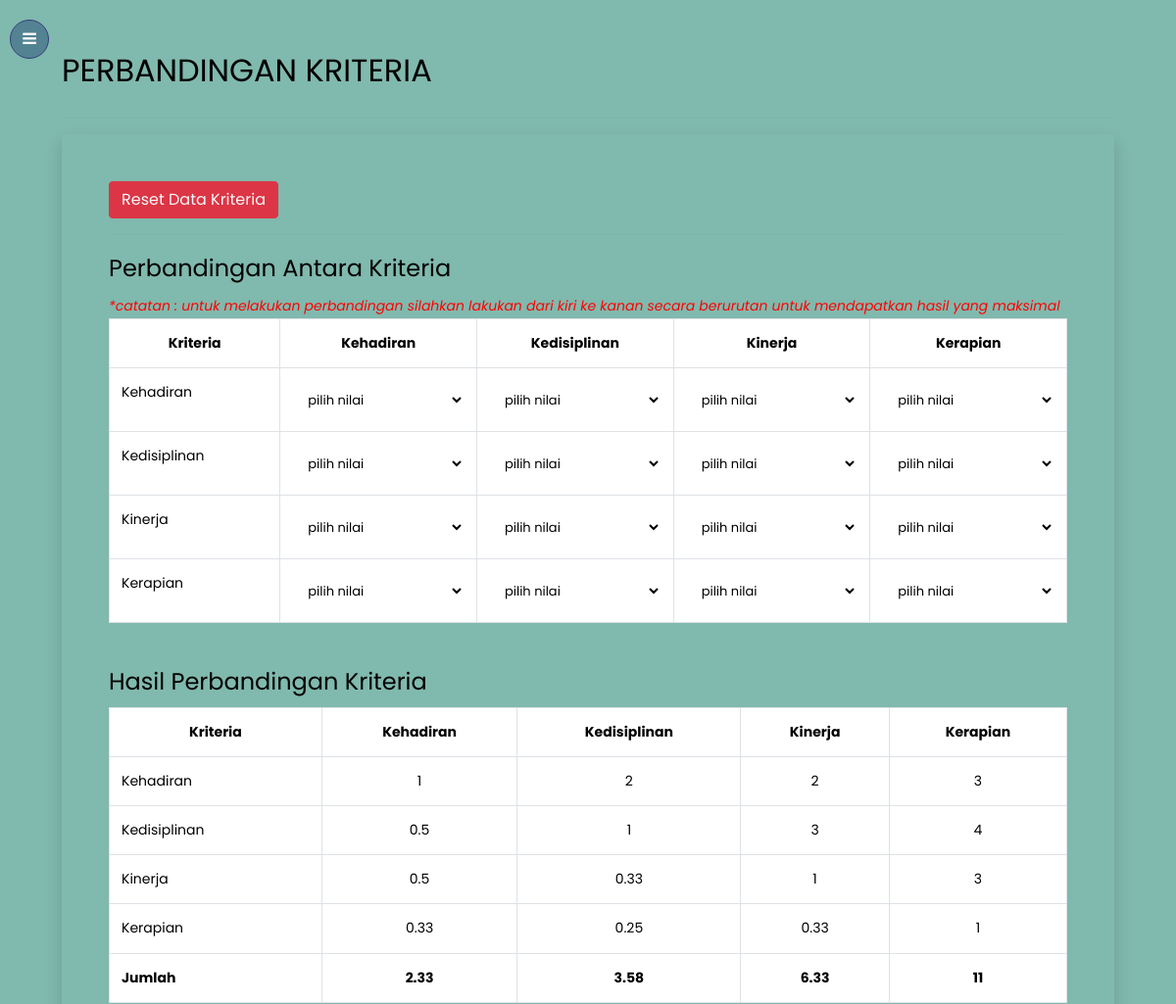
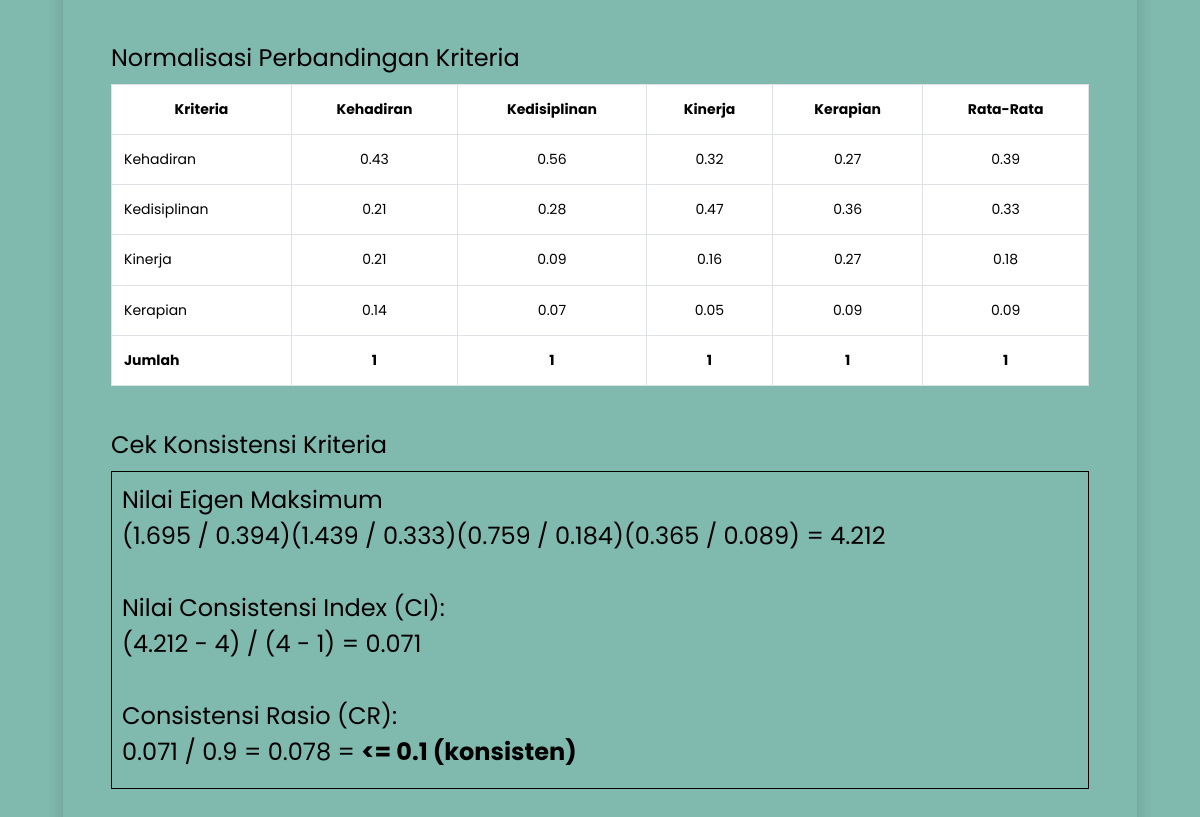
The page /admin/analisa-kriteria.php (signed in) on the database its author committed (2 pictures, top to bottom).
### tables this page shows
CREATE TABLE `tbl_kriteria` (
  `id_kriteria` int(11) NOT NULL,
  `nama_kriteria` varchar(50) NOT NULL,
  `total_kriteria` double NOT NULL,
  `bobot_kriteria` double NOT NULL,
  `matriks_kriteria` double NOT NULL
);

CREATE TABLE `tbl_analisa_kriteria` (
  `id_analisa` int(11) NOT NULL,
  `id_kriteria_pertama` int(11) NOT NULL,
  `nilai` double NOT NULL,
  `id_kriteria_kedua` int(11) NOT NULL
);

### admin/analisa-kriteria.php (the view, shortened to what this page needs)
<?php
include"header.php";
?>
<h2 class="mb-4">PERBANDINGAN KRITERIA</h2>
<hr>
        <div class="shadow p-5">
            <a onclick="if(confirm('Data akan terhapus secara menyeluruh !!!')){ location.href='analisa-kriteria.php?aksi=resetdata'}"
            class="btn btn-danger text-light">Reset Data Kriteria</a>
            <hr>
            <h4>Perbandingan Antara Kriteria</h4>
            <i style="color:red;">*catatan : untuk melakukan perbandingan silahkan lakukan dari kiri ke kanan secara berurutan untuk
            mendapatkan hasil yang maksimal</i>
            <table class="table table-bordered">
                <tr>
                    <th class="text-center">Kriteria</th>
                    <?php
                    $data = mysqli_query($conn,"SELECT * FROM tbl_kriteria ORDER BY id_kriteria");
                    while ($a=mysqli_fetch_array($data)) {
                        echo "<th class='text-center'>$a[nama_kriteria]</th>";
                    }
                    ?>
                </tr>
                <?php
                $query = mysqli_query($conn,"SELECT * FROM tbl_kriteria ORDER BY id_kriteria");
                while ($a=mysqli_fetch_array($query)) {
                    $nama = $a['nama_kriteria'];
                    echo "
                        <tr>
                        <td>$nama</td>
                    ";
                 $data = mysqli_query($conn,"SELECT * FROM tbl_kriteria ORDER BY id_kriteria");
                 while ($b=mysqli_fetch_array($data)) {
                    $id_kriteria=$b['id_kriteria']; ?>
                    <td class="text-center">
                        <form action="analisa-kriteria.php?aksi=simpan" method="post">
                            <select name="nilai" class="form-control" type="submit" onchange="this.form.submit()">
                                <option>pilih nilai</option>
                                <?php
                                $nilai = mysqli_query($conn, "SELECT * FROM tbl_nilai ORDER BY id_nilai");
                                while ($n=mysqli_fetch_array($nilai)) {
                                    echo "<option value='$n[nilai]'>$n[nilai]</option>";
                                }
                                ?>
                            </select>
                        </form>
                    </td>
                <?php } echo "</tr>"; }  ?>
            </table>
            <br>
            <h4>Hasil Perbandingan Kriteria</h4>
            <table class="table table-bordered">
                 <tr>
                    <th class="text-center">Kriteria</th>
                    <?php
                    $data = mysqli_query($conn,"SELECT * FROM tbl_kriteria ORDER BY id_kriteria");
                    while ($a=mysqli_fetch_array($data)) {
                        echo "<th class='text-center'>$a[nama_kriteria]</th>";
                    }
                    ?>
                </tr>
                    <?php
                    $data = mysqli_query($conn,"SELECT * FROM tbl_kriteria ORDER BY id_kriteria");
                    while ($a=mysqli_fetch_array($data)) {
                        $kode = $a['id_kriteria'];
                        $nama = $a['nama_kriteria'];
                        echo "
                            <tr>
                            <td>$nama</td>
                        ";
                        $query = mysqli_query($conn,"SELECT nilai as sub FROM tbl_analisa_kriteria WHERE id_kriteria_pertama='$kode' ORDER BY id_analisa");
                        while ($q=mysqli_fetch_array($query)) {
                            echo "<td class='text-center'>".round($q['sub'],2)."</td>";
                        }
                        ?>
                </tr>
                <?php } ?>
                <tr>
                    <td colspan="1"><b>Jumlah</b></td>
                    <?php
                    $data = mysqli_query($conn,"SELECT * FROM tbl_kriteria ORDER BY id_kriteria");
                    while ($a=mysqli_fetch_array($data)) {
                        $query = mysqli_query($conn,"SELECT sum(nilai) as sum_nilai FROM tbl_analisa_kriteria WHERE id_kriteria_kedua='$a[id_kriteria]'");
                        while ($q=mysqli_fetch_array($query)) {
                            $sum_nilai = $q['sum_nilai'];
                            echo "<td class='text-center'><b>".round($sum_nilai,2)."</b></td>";
                            mysqli_query($conn,"UPDATE tbl_kriteria set total_kriteria='$sum_nilai' WHERE id_kriteria='$a[id_kriteria]'");
                        }
                        ?>
                <?php } ?>
                </tr>
            </table>
            <br>
            <h4>Normalisasi Perbandingan Kriteria</h4>
            <table class="table table-bordered">
                 <tr>
                    <th class="text-center">Kriteria</th>
                    <?php
                    $data = mysqli_query($conn,"SELECT * FROM tbl_kriteria ORDER BY id_kriteria");
                    while ($a=mysqli_fetch_array($data)) {
                        echo "<th class='text-center'>$a[nama_kriteria]</th>";
                    }
                    ?>
                    <th class="text-center">Rata-Rata</th>
                </tr>
                    <?php
                    $data = mysqli_query($conn,"SELECT * FROM tbl_kriteria ORDER BY id_kriteria");
                    while ($a=mysqli_fetch_array($data)) {
                        $n = mysqli_num_rows($data);
                        $sum_nm=0.0;
                        $kode = $a['id_kriteria'];
                        $nama = $a['nama_kriteria'];
                        echo "
                            <tr>
                            <td>$nama</td>
                        ";
                        $query = mysqli_query($conn,"SELECT nilai as sub, id_kriteria_kedua as id_kriteria FROM tbl_analisa_kriteria WHERE id_kriteria_pertama='$kode' ORDER BY id_analisa");
                        while ($q=mysqli_fetch_array($query)) {
                            $nilai_sub = $q['sub'];
                            $dat = mysqli_query($conn,"SELECT total_kriteria FROM tbl_kriteria WHERE id_kriteria='$q[id_kriteria]'");
                            $b=mysqli_fetch_array($dat);
                            $bobot_t = $b['total_kriteria'];
                            $normalisasi = $nilai_sub / $bobot_t;
                            echo "<td class='text-center'>".round($normalisasi,2)."</td>";
                            $sum_nm += $normalisasi;
                            $avg_sum = $sum_nm/$n;
                        }
                        echo "<td class='text-center'>".round($avg_sum,2)."</td>";
                         mysqli_query($conn,"UPDATE tbl_kriteria set bobot_kriteria='$avg_sum' WHERE id_kriteria='$a[id_kriteria]'");
                        ?>
                </tr>
                <?php } ?>
                <tr>
                    <td colspan="1"><b>Jumlah</b></td>
                    <?php
                    $data = mysqli_query($conn,"SELECT * FROM tbl_kriteria ORDER BY id_kriteria");
                    $count = mysqli_num_rows($data) + 1;
                        $query = mysqli_query($conn,"SELECT sum(bobot_kriteria) as sum_bobot FROM tbl_kriteria");
                        $q=mysqli_fetch_array($query);
                            $sum_bobot = $q['sum_bobot'];
                            for ($i = 0; $i < $count; $i++) {
                                echo "<td class='text-center'><b>".round($sum_bobot,2)."</b></td>";
                            }
                 ?>
                </tr>
            </table>
            <br>
            <?php
            $data = mysqli_query($conn,"SELECT * FROM tbl_kriteria ORDER BY id_kriteria");
            while ($a=mysqli_fetch_array($data)) {
                $sum_matriks=0.0;
                $kode = $a['id_kriteria'];
                $query = mysqli_query($conn,"SELECT nilai as sub, id_kriteria_kedua as id_kriteria FROM tbl_analisa_kriteria WHERE
                id_kriteria_pertama='$kode' ORDER BY id_analisa");
                while ($b=mysqli_fetch_array($query)) {
                    $nilai_sub = $b['sub'];
                    $query1 = mysqli_query($conn,"SELECT bobot_kriteria FROM tbl_kriteria WHERE id_kriteria='$b[id_kriteria]'");
                    $c=mysqli_fetch_array ($query1);
                    $bobot_k = $c['bobot_kriteria'];
                    $matriks = $nilai_sub * $bobot_k;
                    $sum_matriks += $matriks;
                }
                 mysqli_query($conn,"UPDATE tbl_kriteria set matriks_kriteria='$sum_matriks' WHERE id_kriteria='$a[id_kriteria]'");
            }?>
            <h4>Cek Konsistensi Kriteria</h4>
            <div style="border: 1px solid black; padding: 10px">
                <h4>
                    Nilai Eigen Maksimum <br>
                    <?php
                    $data = mysqli_query($conn,"SELECT * FROM tbl_kriteria ORDER BY id_kriteria");
                    $eigen_max = 0;
                    while ($a=mysqli_fetch_array($data)) {
                    $n = mysqli_num_rows($data);
                    $bobot_kriteria = $a['bobot_kriteria'];
                    $matriks_kriteria = $a['matriks_kriteria'];
                    $eigen = $matriks_kriteria / $bobot_kriteria;
                    $eigen_max += $eigen;
                    $avg_eigen_max = $eigen_max/$n;
                    echo"(".round($matriks_kriteria,3)." / ".round($bobot_kriteria,3).")";
                    }
                    $n_ci= ($avg_eigen_max-$n) / ($n-1);
                    if ($n==2) {
                        $ri=0;
                    } elseif ($n==3) {
                        $ri=0.58;
                    } elseif ($n==4) {
                        $ri=0.9 ;
                    } elseif ($n==5) {
                        $ri=1.12;
                    }
                    $n_ri = $n_ci / $ri;
                    if ($n_ri <= 0.1) {
                        $konsistensi = "konsisten";
                    } else{
                        $konsistensi = "tidak konsisten";
                    }
                    ?>
                    = <?= round($avg_eigen_max,3) ?> <br><br>
                    Nilai Consistensi Index (CI): <br>
                    (<?= round($avg_eigen_max,3) ?> - <?= $n ?>) / (<?= $n ?> - 1) = <?= round($n_ci,3) ?> <br><br>
                    Consistensi Rasio (CR): <br>
                    <?= round($n_ci,3) ?> / <?= round($ri,3) ?> = <?= round($n_ri,3) ?> = <b><= 0.1 (<?= $konsistensi ?>)</b>
                </h4>
            </div>
            </div>

### admin/header.php (shortened to what this page needs)
<!DOCTYPE html>
<html lang="en">
  <head>
    <link
      rel="stylesheet"
      href="https://stackpath.bootstrapcdn.com/font-awesome/4.7.0/css/font-awesome.min.css"
    />
    <link href="https://cdn.jsdelivr.net/npm/bootstrap@5.3.3/dist/css/bootstrap.min.css" rel="stylesheet" >
    <link rel="stylesheet" href="../assets/css-sir/css/style.css" />
  </head>
  <body style="background-color: #80B9AD">
    <div class="wrapper d-flex align-items-stretch">
      <nav id="sidebar" class="active" style="background-color: #538392">
        <div class="custom-menu">
          <button type="button" id="sidebarCollapse" class="btn btn-primary" style="background-color: #538392">
            <i class="fa fa-bars"></i>
          </button>
        </div>
      </nav>
      <div id="content" class="p-4 p-md-5 pt-5">
        <div class = 'container'>
  </body>
</html>

### rows shown on the page
tbl_kriteria: nama_kriteria "Kehadiran", sub "1", sub "2", sub "3", sum_nilai "2.33", avg_sum "0.39", matriks_kriteria "1.695", bobot_kriteria "0.394"
tbl_kriteria: nama_kriteria "Kedisiplinan", sub "0.5", sub "1", sub "3", sub "4", sum_nilai "3.58", avg_sum "0.33", matriks_kriteria "1.439", bobot_kriteria "0.333"
tbl_kriteria: nama_kriteria "Kinerja", sub "0.5", sub "0.33", sub "1", sub "3", sum_nilai "6.33", avg_sum "0.18", matriks_kriteria "0.759", bobot_kriteria "0.184"
tbl_kriteria: nama_kriteria "Kerapian", sub "0.33", sub "0.25", sub "1", sum_nilai "11", avg_sum "0.09", matriks_kriteria "0.365", bobot_kriteria "0.089"
tbl_analisa_kriteria: nilai.total_kriteria "0.43"
tbl_analisa_kriteria: nilai.total_kriteria "0.56"
tbl_analisa_kriteria: nilai.total_kriteria "0.32"
tbl_analisa_kriteria: nilai.total_kriteria "0.27"
tbl_analisa_kriteria: nilai.total_kriteria "0.21"
tbl_analisa_kriteria: nilai.total_kriteria "0.28"
tbl_analisa_kriteria: nilai.total_kriteria "0.47"
tbl_analisa_kriteria: nilai.total_kriteria "0.36"
tbl_analisa_kriteria: nilai.total_kriteria "0.21"
tbl_analisa_kriteria: nilai.total_kriteria "0.09"
tbl_analisa_kriteria: nilai.total_kriteria "0.16"
tbl_analisa_kriteria: nilai.total_kriteria "0.27"
tbl_analisa_kriteria: nilai.total_kriteria "0.14"
tbl_analisa_kriteria: nilai.total_kriteria "0.07"
tbl_analisa_kriteria: nilai.total_kriteria "0.05"
tbl_analisa_kriteria: nilai.total_kriteria "0.09"

### other values the page prints
$sum_bobot "1"
$avg_eigen_max "4.212"
$n "4"
$n_ci "0.071"
$ri "0.9"
$n_ri "0.078"
$konsistensi "konsisten"
